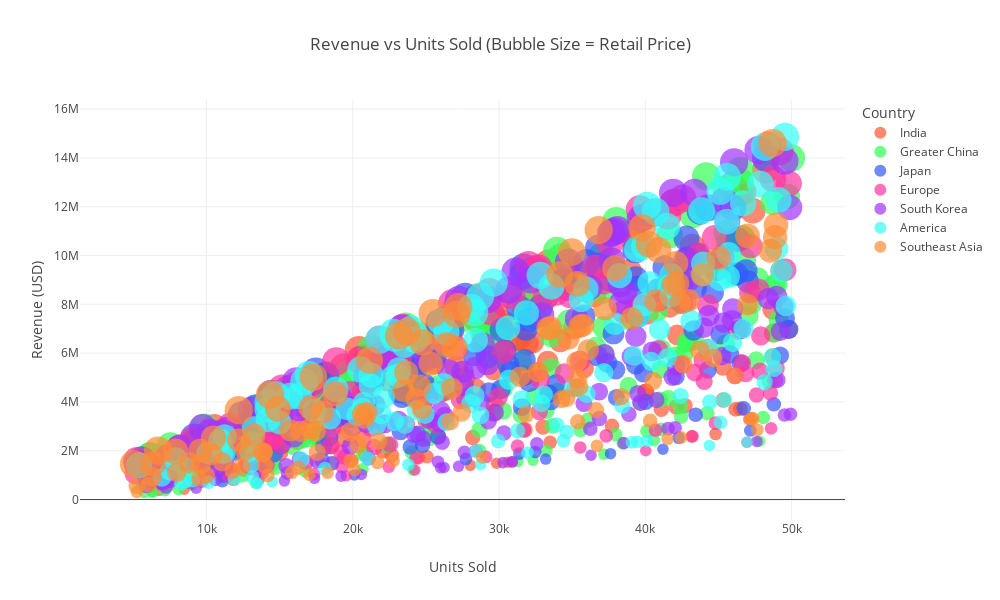

Write notebook code for a chart like this one.
### Markdown cell above
# 3 indicators that least affect revenue
features = df_nike[
    ['Units_Sold',
    'Retail_Price',
    'Price_Tier_num']
    ]

pca = PCA(n_components=3)
components = pca.fit_transform(features)
color_discrete_map = {
    'India':"#FF5733",  
    'Greater China':"#33FF57",  
    'Japan':"#3357FF",  
    'Europe':"#FF33A1",  
    'South Korea':"#A133FF",  
    'America':"#33FFF6", 
    'Southeast Asia':"#FF8C33"
    }

total_var = pca.explained_variance_ratio_.sum() * 100

# Create scatter matrix
fig = px.scatter_3d(
    components, x=0, y=1, z=2, color=df_nike['PlacementStatus'],
    title=f'Total Explained Variance: {total_var:.2f}%',
    labels={'0': 'PC 1', '1': 'PC 2', '2': 'PC 3'},
    color_discrete_map =color_discrete_map
)
fig.show()

### Code cell
# Create a new column for bubble size (Retail Price)
df_nike['Bubble_Size'] = df_nike['Retail_Price'] / df_nike['Retail_Price'].max() * 100  # Normalize size

# Create Bubble Chart
fig = px.scatter(
    df_nike,
    x="Units_Sold",
    y="Revenue_USD",
    size="Bubble_Size",  # Retail Price determines bubble size
    color="Country",
    title="Revenue vs Units Sold (Bubble Size = Retail Price)",
    hover_data=["Retail_Price"],  # Show Retail Price on hover
    width=1000,
    height=600,
    color_discrete_map=color_discrete_map
)

fig.update_layout(xaxis_title="Units Sold", yaxis_title="Revenue (USD)")
fig.show()

### Figure 1 — Plotly figure (JSON) as saved in the notebook; plotly's stock layout.template omitted (floating-point values rounded to 4 significant figures; data arrays with more than 128 entries replaced by an {"elided": "..."} marker saying what was removed)
{"data": [{"customdata": {"elided": "145x1 int values"}, "hovertemplate": "Country=India<br>Units_Sold=%{x}<br>Revenue_USD=%{y}<br>Bubble_Size=%{marker.size}<br>Retail_Price=%{customdata[0]}<extra></extra>", "legendgroup": "India", "marker": {"color": "#FF5733", "size": {"elided": "145 float values"}, "sizemode": "area", "sizeref": 0.25, "symbol": "circle"}, "mode": "markers", "name": "India", "orientation": "v", "showlegend": true, "type": "scatter", "x": {"elided": "145 int values"}, "xaxis": "x", "y": {"elided": "145 int values"}, "yaxis": "y"}, {"customdata": {"elided": "161x1 int values"}, "hovertemplate": "Country=Greater China<br>Units_Sold=%{x}<br>Revenue_USD=%{y}<br>Bubble_Size=%{marker.size}<br>Retail_Price=%{customdata[0]}<extra></extra>", "legendgroup": "Greater China", "marker": {"color": "#33FF57", "size": {"elided": "161 float values"}, "sizemode": "area", "sizeref": 0.25, "symbol": "circle"}, "mode": "markers", "name": "Greater China", "orientation": "v", "showlegend": true, "type": "scatter", "x": {"elided": "161 int values"}, "xaxis": "x", "y": {"elided": "161 int values"}, "yaxis": "y"}, {"customdata": {"elided": "144x1 int values"}, "hovertemplate": "Country=Japan<br>Units_Sold=%{x}<br>Revenue_USD=%{y}<br>Bubble_Size=%{marker.size}<br>Retail_Price=%{customdata[0]}<extra></extra>", "legendgroup": "Japan", "marker": {"color": "#3357FF", "size": {"elided": "144 float values"}, "sizemode": "area", "sizeref": 0.25, "symbol": "circle"}, "mode": "markers", "name": "Japan", "orientation": "v", "showlegend": true, "type": "scatter", "x": {"elided": "144 int values"}, "xaxis": "x", "y": {"elided": "144 int values"}, "yaxis": "y"}, {"customdata": {"elided": "133x1 int values"}, "hovertemplate": "Country=Europe<br>Units_Sold=%{x}<br>Revenue_USD=%{y}<br>Bubble_Size=%{marker.size}<br>Retail_Price=%{customdata[0]}<extra></extra>", "legendgroup": "Europe", "marker": {"color": "#FF33A1", "size": {"elided": "133 float values"}, "sizemode": "area", "sizeref": 0.25, "symbol": "circle"}, "mode": "markers", "name": "Europe", "orientation": "v", "showlegend": true, "type": "scatter", "x": {"elided": "133 int values"}, "xaxis": "x", "y": {"elided": "133 int values"}, "yaxis": "y"}, {"customdata": {"elided": "146x1 int values"}, "hovertemplate": "Country=South Korea<br>Units_Sold=%{x}<br>Revenue_USD=%{y}<br>Bubble_Size=%{marker.size}<br>Retail_Price=%{customdata[0]}<extra></extra>", "legendgroup": "South Korea", "marker": {"color": "#A133FF", "size": {"elided": "146 float values"}, "sizemode": "area", "sizeref": 0.25, "symbol": "circle"}, "mode": "markers", "name": "South Korea", "orientation": "v", "showlegend": true, "type": "scatter", "x": {"elided": "146 int values"}, "xaxis": "x", "y": {"elided": "146 int values"}, "yaxis": "y"}, {"customdata": {"elided": "147x1 int values"}, "hovertemplate": "Country=America<br>Units_Sold=%{x}<br>Revenue_USD=%{y}<br>Bubble_Size=%{marker.size}<br>Retail_Price=%{customdata[0]}<extra></extra>", "legendgroup": "America", "marker": {"color": "#33FFF6", "size": {"elided": "147 float values"}, "sizemode": "area", "sizeref": 0.25, "symbol": "circle"}, "mode": "markers", "name": "America", "orientation": "v", "showlegend": true, "type": "scatter", "x": {"elided": "147 int values"}, "xaxis": "x", "y": {"elided": "147 int values"}, "yaxis": "y"}, {"customdata": [[220], [190], [60], [140], [130], [140], [130], [240], [130], [170], [110], [260], [110], [120], [230], [160], [230], [110], [70], [190], [290], [250], [90], [60], [160], [230], [220], [210], [190], [170], [150], [60], [170], [70], [240], [280], [300], [220], [100], [70], [60], [140], [100], [210], [110], [160], [190], [210], [270], [290], [300], [130], [210], [140], [200], [170], [290], [180], [170], [230], [170], [250], [110], [150], [110], [270], [60], [110], [80], [180], [60], [210], [150], [210], [300], [60], [260], [290], [170], [140], [200], [140], [100], [160], [60], [190], [220], [90], [250], [200], [230], [170], [250], [80], [300], [300], [120], [110], [200], [200], [120], [290], [290], [220], [230], [160], [200], [250], [80], [60], [170], [70], [300], [210], [280], [190], [140], [160], [100], [210], [70], [70], [120], [100]], "hovertemplate": "Country=Southeast Asia<br>Units_Sold=%{x}<br>Revenue_USD=%{y}<br>Bubble_Size=%{marker.size}<br>Retail_Price=%{customdata[0]}<extra></extra>", "legendgroup": "Southeast Asia", "marker": {"color": "#FF8C33", "size": [73.33, 63.33, 20, 46.67, 43.33, 46.67, 43.33, 80, 43.33, 56.67, 36.67, 86.67, 36.67, 40, 76.67, 53.33, 76.67, 36.67, 23.33, 63.33, 96.67, 83.33, 30, 20, 53.33, 76.67, 73.33, 70, 63.33, 56.67, 50, 20, 56.67, 23.33, 80, 93.33, 100, 73.33, 33.33, 23.33, 20, 46.67, 33.33, 70, 36.67, 53.33, 63.33, 70, 90, 96.67, 100, 43.33, 70, 46.67, 66.67, 56.67, 96.67, 60, 56.67, 76.67, 56.67, 83.33, 36.67, 50, 36.67, 90, 20, 36.67, 26.67, 60, 20, 70, 50, 70, 100, 20, 86.67, 96.67, 56.67, 46.67, 66.67, 46.67, 33.33, 53.33, 20, 63.33, 73.33, 30, 83.33, 66.67, 76.67, 56.67, 83.33, 26.67, 100, 100, 40, 36.67, 66.67, 66.67, 40, 96.67, 96.67, 73.33, 76.67, 53.33, 66.67, 83.33, 26.67, 20, 56.67, 23.33, 100, 70, 93.33, 63.33, 46.67, 53.33, 33.33, 70, 23.33, 23.33, 40, 33.33], "sizemode": "area", "sizeref": 0.25, "symbol": "circle"}, "mode": "markers", "name": "Southeast Asia", "orientation": "v", "showlegend": true, "type": "scatter", "x": [48873, 23473, 18279, 7956, 44636, 35377, 35468, 10473, 27448, 20670, 38355, 24769, 46124, 26666, 18808, 12640, 42094, 5250, 47338, 42383, 23146, 40904, 9495, 28850, 32663, 26971, 23653, 48540, 39076, 24321, 6257, 5233, 46991, 22754, 26422, 27108, 12202, 45014, 6052, 21699, 41529, 11069, 14004, 42197, 21784, 35304, 42975, 33515, 34149, 5028, 25467, 42594, 33352, 13843, 35728, 8844, 17306, 15743, 26778, 6354, 16444, 35346, 17571, 9612, 12383, 21146, 17022, 31840, 19861, 10346, 20135, 9556, 24716, 41927, 48694, 36693, 40254, 34976, 20952, 13888, 17951, 43727, 36635, 31434, 42443, 24571, 17105, 35378, 37934, 35535, 48935, 17097, 14871, 40333, 14342, 6685, 34614, 20355, 13242, 12203, 34267, 23709, 27222, 25327, 46989, 17458, 40727, 7882, 16258, 47663, 36096, 14191, 36810, 43906, 39777, 34732, 19823, 20775, 11789, 37241, 15815, 47243, 40542, 10017], "xaxis": "x", "y": [10752060, 4459870, 1096740, 1113840, 5802680, 4952780, 4610840, 2513520, 3568240, 3513900, 4219050, 6439940, 5073640, 3199920, 4325840, 2022400, 9681620, 577500, 3313660, 8052770, 6712340, 10226000, 854550, 1731000, 5226080, 6203330, 5203660, 10193400, 7424440, 4134570, 938550, 313980, 7988470, 1592780, 6341280, 7590240, 3660600, 9903080, 605200, 1518930, 2491740, 1549660, 1400400, 8861370, 2396240, 5648640, 8165250, 7038150, 9220230, 1458120, 7640100, 5537220, 7003920, 1938020, 7145600, 1503480, 5018740, 2833740, 4552260, 1461420, 2795480, 8836500, 1932810, 1441800, 1362130, 5709420, 1021320, 3502400, 1588880, 1862280, 1208100, 2006760, 3707400, 8804670, 14608200, 2201580, 10466040, 10143040, 3561840, 1944320, 3590200, 6121780, 3663500, 5029440, 2546580, 4668490, 3763100, 3184020, 9483500, 7107000, 11255050, 2906490, 3717750, 3226640, 4302600, 2005500, 4153680, 2239050, 2648400, 2440600, 4112040, 6875610, 7894380, 5571940, 10807470, 2793280, 8145400, 1970500, 1300640, 2859780, 6136320, 993370, 11043000, 9220260, 11137560, 6599080, 2775220, 3324000, 1178900, 7820610, 1107050, 3307010, 4865040, 1001700], "yaxis": "y"}], "layout": {"height": 600, "legend": {"itemsizing": "constant", "title": {"text": "Country"}, "tracegroupgap": 0}, "title": {"text": "Revenue vs Units Sold (Bubble Size = Retail Price)"}, "width": 1000, "xaxis": {"anchor": "y", "domain": [0, 1], "title": {"text": "Units Sold"}}, "yaxis": {"anchor": "x", "domain": [0, 1], "title": {"text": "Revenue (USD)"}}}}
